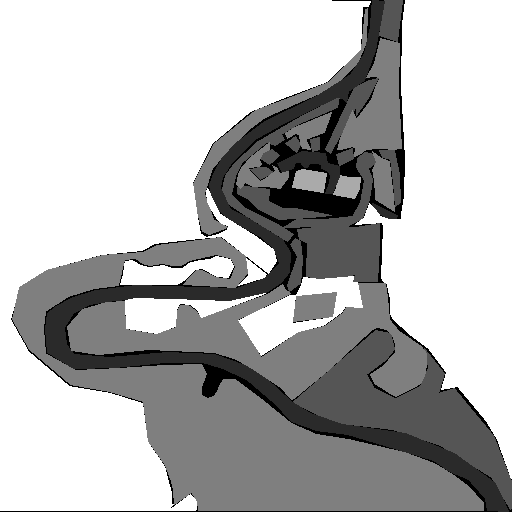
#> input picture Data/Masks/Full_Data/Image_13.png, 512 x 512 px; its folder holds only this picture in this run
$ python interpolation.py
#> lines starting #> are read from the running program, lines starting #| are printed output that depends on the picture; after the words box and inside, x2 and y2 are one past the last pixel; in counts of white or black regions, pixels touching at a corner belong together
#> in process_masks_in_folder, mask is the input picture: shape (512, 512); min 0, max 6, mean 4.32
import os
import numpy as np
from scipy.ndimage import distance_transform_edt
import cv2
from tqdm import tqdm

def impute_unassigned_pixels(mask):

    unassigned = (mask == 0)
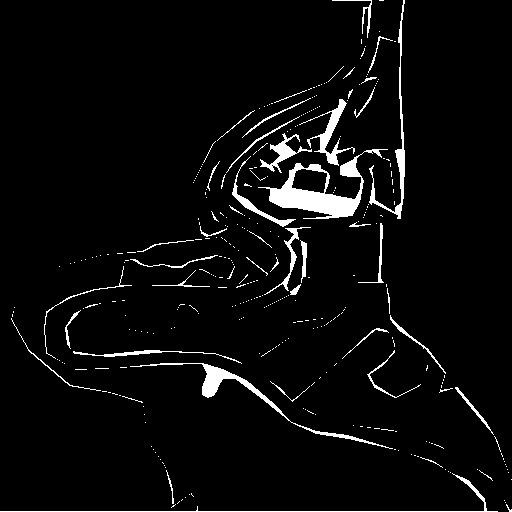
#> unassigned: shape (512, 512) bool; 4.3% white; 340 white regions (292 under 20 px), largest, box (x1, y1, x2, y2) and area: (258, 149, 388, 219) 2527, (130, 363, 393, 449) 1237, (369, 0, 405, 219) 865

    indices = np.indices(mask.shape)

    distances, nearest_indices = distance_transform_edt(
        unassigned,
        return_indices=True
    )
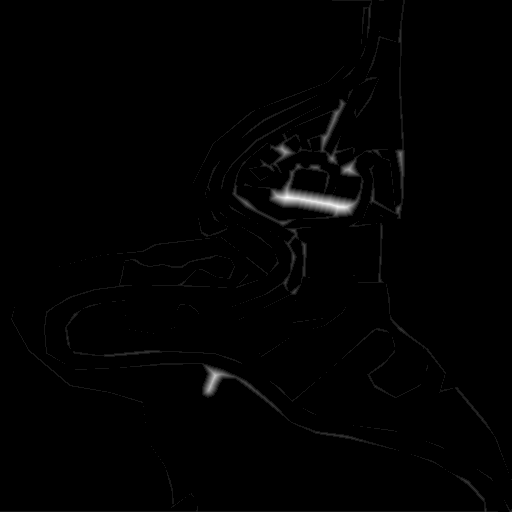
#> distances: shape (512, 512) float64; min 0, max 11, mean 0.088; drawn with min black and max white

    mask[unassigned] = mask[tuple(nearest_indices[:, unassigned])]
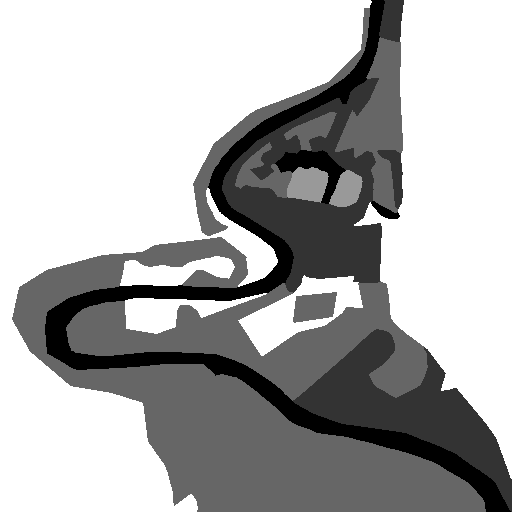
#> mask: shape (512, 512); 4.35% of pixels changed, all inside (x1, y1, x2, y2) = (0, 0, 512, 512); drawn with min black and max white

    return mask

def process_masks_in_folder(folder_path):

    mask_files = [f for f in os.listdir(folder_path) if f.endswith('.png')]

    for mask_file in tqdm(mask_files, desc="Processing Masks"):
        mask_path = os.path.join(folder_path, mask_file)

        mask = cv2.imread(mask_path, cv2.IMREAD_GRAYSCALE)

        updated_mask = impute_unassigned_pixels(mask)

        cv2.imwrite(mask_path, updated_mask)

folder_path = "../../Data/Masks/Full_Data"

process_masks_in_folder(folder_path)

$ run again, on Data/Masks/Full_Data/Image_56.png
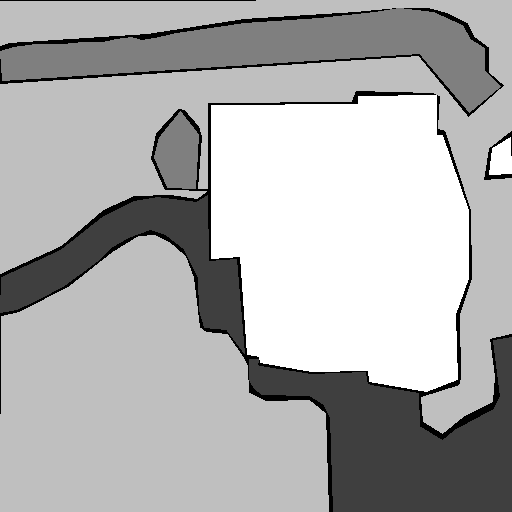
#> input picture Data/Masks/Full_Data/Image_56.png, 512 x 512 px
#> in process_masks_in_folder, mask is the input picture: shape (512, 512); min 0, max 4, mean 2.77
#> in impute_unassigned_pixels, `unassigned = (mask == 0)`:
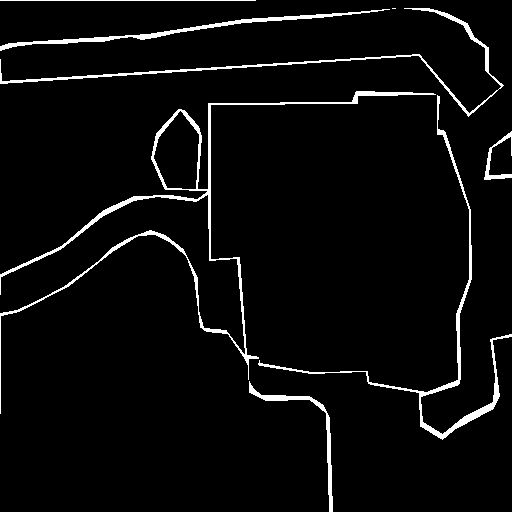
#> unassigned: shape (512, 512) bool; 4.1% white; 8 white regions (1 under 20 px), largest, box (x1, y1, x2, y2) and area: (0, 91, 436, 414) 3943, (258, 95, 512, 440) 2249, (0, 8, 504, 117) 1782
#> in impute_unassigned_pixels, `mask[unassigned] = mask[tuple(nearest_indices[:, unassigned])]`:
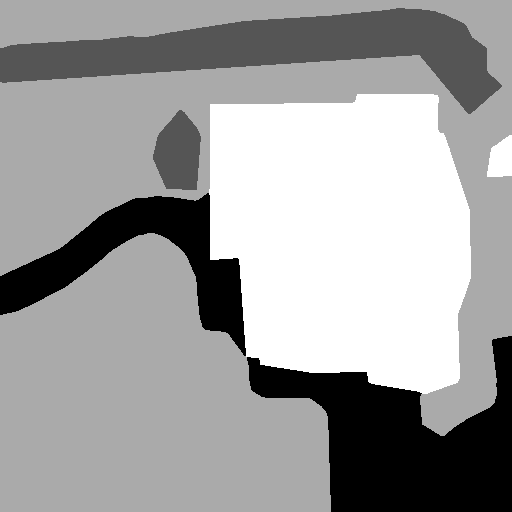
#> mask: shape (512, 512); 4.1% of pixels changed, all inside (x1, y1, x2, y2) = (0, 0, 512, 512); drawn with min black and max white

$ run again, on Data/Masks/Full_Data/Image_60.png
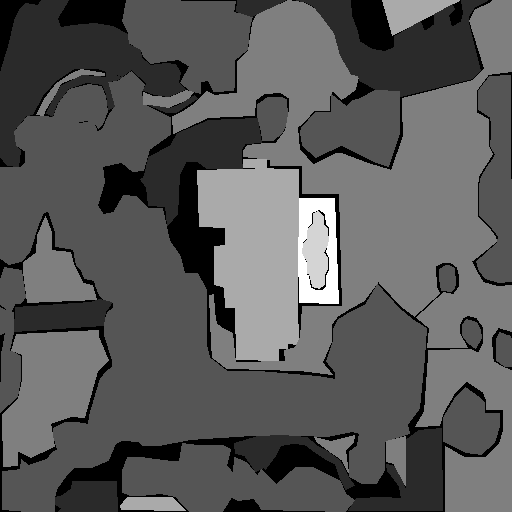
#> input picture Data/Masks/Full_Data/Image_60.png, 512 x 512 px
#> in process_masks_in_folder, mask is the input picture: shape (512, 512); min 0, max 6, mean 2.12
#> in impute_unassigned_pixels, `unassigned = (mask == 0)`:
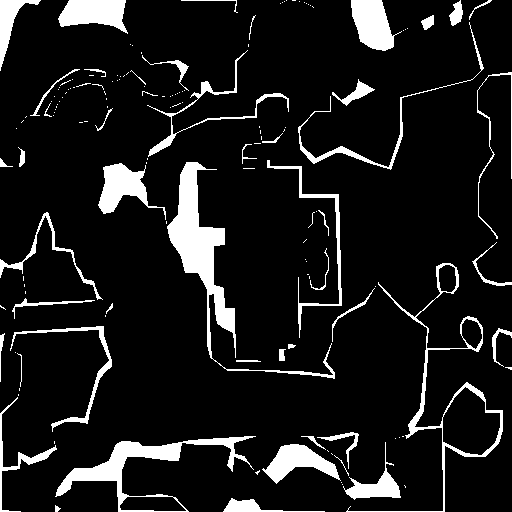
#> unassigned: shape (512, 512) bool; 10.3% white; 152 white regions (102 under 20 px), largest, box (x1, y1, x2, y2) and area: (167, 162, 335, 379) 4683, (55, 436, 256, 512) 3025, (346, 263, 503, 512) 2048
#> in impute_unassigned_pixels, `mask[unassigned] = mask[tuple(nearest_indices[:, unassigned])]`:
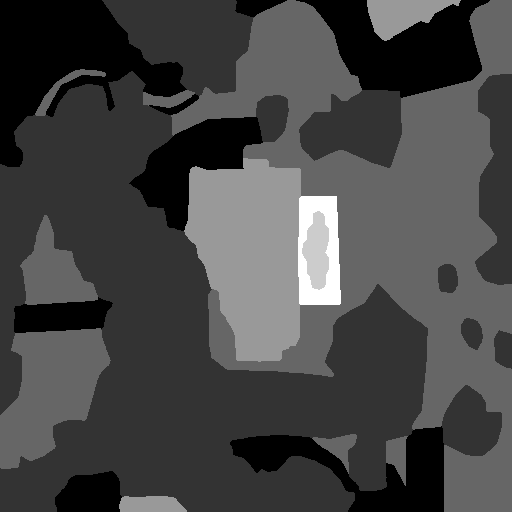
#> mask: shape (512, 512); 10.26% of pixels changed, all inside (x1, y1, x2, y2) = (0, 0, 512, 512); drawn with min black and max white

$ run again, on Data/Masks/Full_Data/Image_15.png
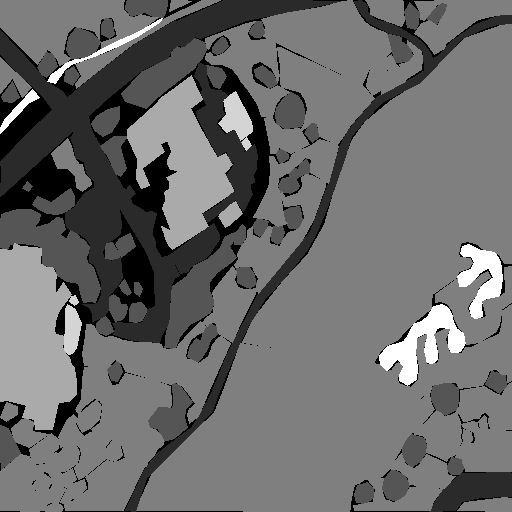
#> input picture Data/Masks/Full_Data/Image_15.png, 512 x 512 px
#> in process_masks_in_folder, mask is the input picture: shape (512, 512); min 0, max 6, mean 2.54
#> in impute_unassigned_pixels, `unassigned = (mask == 0)`:
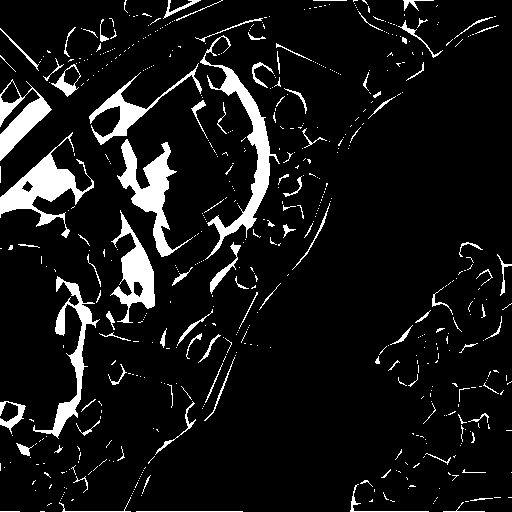
#> unassigned: shape (512, 512) bool; 8.6% white; 558 white regions (451 under 20 px), largest, box (x1, y1, x2, y2) and area: (200, 35, 280, 260) 2931, (0, 132, 94, 238) 2692, (117, 139, 193, 257) 2559
#> in impute_unassigned_pixels, `mask[unassigned] = mask[tuple(nearest_indices[:, unassigned])]`:
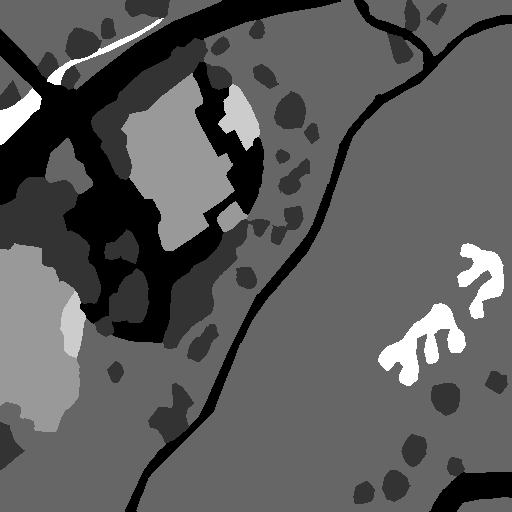
#> mask: shape (512, 512); 8.59% of pixels changed, all inside (x1, y1, x2, y2) = (0, 0, 512, 512); drawn with min black and max white
